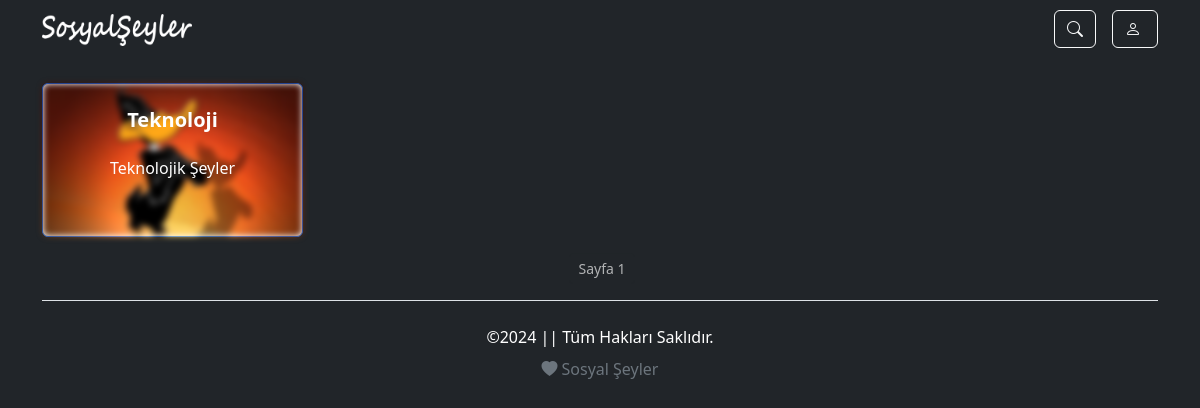
The app's page /category.php with its own data.
### tables this page shows
CREATE TABLE `images` (
  `image_id` int(20) NOT NULL,
  `image_name` varchar(500) DEFAULT NULL,
  `image_title` varchar(500) DEFAULT NULL,
  `image_description` text DEFAULT NULL,
  `image_link` varchar(250) DEFAULT NULL,
  `image_width` int(20) DEFAULT NULL,
  `image_height` int(20) DEFAULT NULL,
  `image_type` varchar(20) DEFAULT NULL,
  `image_user_ip` varchar(250) DEFAULT NULL,
  `image_user_agent` varchar(250) DEFAULT NULL,
  `image_time` timestamp NOT NULL DEFAULT current_timestamp()
);

CREATE TABLE `categories` (
  `category_id` int(10) NOT NULL,
  `category_title` varchar(250) DEFAULT NULL,
  `category_link` varchar(350) DEFAULT NULL,
  `category_description` text DEFAULT NULL,
  `category_color` varchar(250) DEFAULT NULL,
  `category_image_id` varchar(250) DEFAULT NULL,
  `category_status` varchar(50) DEFAULT NULL,
  `category_time` timestamp NOT NULL DEFAULT current_timestamp()
);

CREATE TABLE `options` (
  `option_id` int(20) NOT NULL,
  `option_url` varchar(100) NOT NULL,
  `option_name` varchar(100) NOT NULL,
  `option_description` text NOT NULL,
  `option_footer` varchar(500) NOT NULL,
  `option_can_register` varchar(20) NOT NULL,
  `option_admin_mail` varchar(100) NOT NULL,
  `option_mailserver_url` varchar(250) NOT NULL,
  `option_mailserver_login` varchar(250) NOT NULL,
  `option_mailserver_pass` varchar(250) NOT NULL,
  `option_mailserver_port` varchar(250) NOT NULL,
  `option_default_category_id` varchar(20) NOT NULL,
  `option_default_post_status` varchar(20) NOT NULL,
  `option_posts_per_page` int(20) NOT NULL,
  `option_maintenance` varchar(20) NOT NULL,
  `option_respect` varchar(20) DEFAULT NULL,
  `option_blog_charset` varchar(20) NOT NULL,
  `option_logo_image` varchar(250) NOT NULL,
  `option_favicon_image` varchar(250) NOT NULL,
  `option_background_image` varchar(250) NOT NULL,
  `option_comments_per_page` int(20) NOT NULL,
  `option_terms` varchar(250) DEFAULT NULL,
  `option_analitics` varchar(1000) DEFAULT NULL,
  `option_console` varchar(1000) DEFAULT NULL,
  `option_adsense` varchar(1000) DEFAULT NULL,
  `option_index_page` varchar(100) DEFAULT NULL
);

### category.php (called while the page is built)
<?php
require_once("config.php");
include ("pages/head.php");
include ("pages/nav.php");
include ("pages/category.php");
include ("pages/footer.php");
?>

### pages/category-list.php (the view, shortened to what this page needs)
<body class=" bg-dark text-white">
    <div class="container">
        <div class="row align-items-start">
            <?php
            if (empty($_GET["page"])) {
                $page = 1;
            } else {
                $page = $_GET["page"];
            }
            $limit = 20;
            $start_limit = ($page * $limit) - $limit;
            $categoryask = $db->prepare("SELECT * FROM categories WHERE category_status='blog' ORDER BY category_title ASC LIMIT $start_limit,$limit");
            $categoryask->execute(array());
            while ($categoryfetch = $categoryask->fetch(PDO::FETCH_ASSOC)) {
                $category_color = $categoryfetch["category_color"];
                $post_thumbnail_id = $categoryfetch["category_image_id"];
                $imageask = $db->prepare("SELECT * FROM images WHERE image_id=:id");
                $imageask->execute(array('id' => $post_thumbnail_id));
                while ($imagefetch = $imageask->fetch(PDO::FETCH_ASSOC)) {
                    $image_title = $imagefetch["image_title"];
                    $image_link = $imagefetch["image_link"];
                }
            ?>
                <div class="col-md-3 col-sm-6 mt-4">
                    <div class="card <?php echo "border-" . $category_color; ?> text-center custom-card">
                        <img src="<?php echo $image_link; ?>" class="card-img blur" alt="<?php echo $image_title; ?>">
                        <div class="card-img-overlay">
                            <h5 class="card-title mt-2">
                                <b>
                                    <?php echo $categoryfetch["category_title"]; ?>
                                </b>
                            </h5>
                            <p class="card-text mt-4 clamp-text">
                                <?php echo $categoryfetch["category_description"]; ?>
                            </p>
                        </div>
                    </div>
                </div>
            <?php
            }
            ?>
        </div>
        <nav class="d-flex justify-content-center mt-3 mb-3">
            <?php
            echo '<a href="" class="btn btn-sm btn-outline-dark text-white disabled ms-1" style="text-decoration: none;">Sayfa ' . $page . '</a>';
            ?>
        </nav>

### pages/nav.php (shortened to what this page needs)
<?php $sitename = $_SERVER['SERVER_NAME']; ?>
<nav class="navbar navbar-expand-lg navbar-dark">
    <div class="container">
        <a class="navbar-brand" href="/">
            <img src="<?php echo $option_logo_image_link; ?>" alt="logo" style="max-width: 150px;">
        </a>
        <div class="offcanvas offcanvas-start text-bg-dark" tabindex="-1" id="offcanvasNavbar" aria-labelledby="offcanvasNavbarLabel">
            <div class="offcanvas-body">
                <ul class="navbar-nav ms-auto">
                    <li class="nav-item">
                        <a class="btn btn-outline-light d-none d-lg-inline ms-3" type="button" href="<?php echo "https://" . $sitename . "/search"; ?>" title="Popular">
                            <i class="bi bi-search"></i>
                        </a>
                    </li>
                    <?php
                    if (isset($_SESSION['user_id'])) {
                    ?>
                        <li class="nav-item dropdown">
                            <a class="btn btn-outline-primary nav-link dropdown-toggle ms-3" href="#" role="button" data-bs-toggle="dropdown" aria-expanded="false">
                                <i class="bi bi-person me-1"></i>
                                <?php echo $_SESSION['user_nick']; ?>
                            </a>
                            <ul class="dropdown-menu">
                                <?php
                                if ($_SESSION['user_role'] == "admin") {
                                    echo '
                                        <li>
                                            <a class="dropdown-item" href="/admin/index.php">
                                                <i class="bi bi-shield-lock me-1"></i>
                                                <b>
                                                    Admin Paneli
                                                </b>
                                            </a>
                                        </li>
                                        ';
                                }
                                if ($_SESSION['user_role'] == "admin" || $_SESSION['user_role'] == "author") {
                                    echo '
                                        <li>
                                            <a class="dropdown-item" href="/post-add.php">
                                                <i class="bi bi-plus-square me-1"></i>
                                                Yazı Ekle
                                            </a>
                                        </li>
                                        ';
                                }
                                ?>
                                <li><a class="dropdown-item" href="profile"><i class="bi bi-person me-1"></i>Profil Sayfası</a></li>
                                <li><a class="dropdown-item" href="/functions/logout.php"><i class="bi bi-power me-1"></i>Güvenli Çıkış</a></li>
                            </ul>
                        </li>
                    <?php
                    } else {
                    ?>
                        <li class="nav-item">
                            <a class="btn btn-outline-light d-none d-lg-inline ms-3" type="button" href="<?php echo "https://" . $sitename . "/user"; ?>">
                                <i class="bi bi-person me-1"></i>
                            </a>
                        </li>
                    <?php
                    }
                    ?>
                </ul>
            </div>
        </div>
    </div>
</nav>

### pages/footer.php (shortened to what this page needs)
<div class="border-bottom mt-2 position-relative"> </div>
<footer class="text-center mt-4">
    <div class="text-center">
        <?php echo $optionfetch["option_footer"] ?>
    </div>
    <div class="inline mt-2">
        <?php
        if ($optionfetch["option_respect"] == "yes") {
            echo '<a class="text-muted" href="https://sosyalseyler.com/" style="text-decoration: none;"><i class="bi bi-heart-fill me-1"></i>Sosyal Şeyler</a>';
        }
        ?>
    </div>
</footer>
</body>
</html>

### pages/nav.php (style rules this page uses)
.offcanvas { --bs-offcanvas-width: 75%; }

### pages/category-list.php (style rules this page uses)
.clamp-text { display: -webkit-box; -webkit-box-orient: vertical; overflow: hidden; -webkit-line-clamp: 2; }
.custom-card { transition: box-shadow 0.3s, border-color 0.3s; }
.blur { filter: blur(3px); }

### records on screen
images: image_link (picture)
categories: images.image_link (picture), category_title "Teknoloji", category_description "Teknolojik Şeyler"
options: option_footer "©2024 || Tüm Hakları Saklıdır."

### other values on screen
$page "1"
